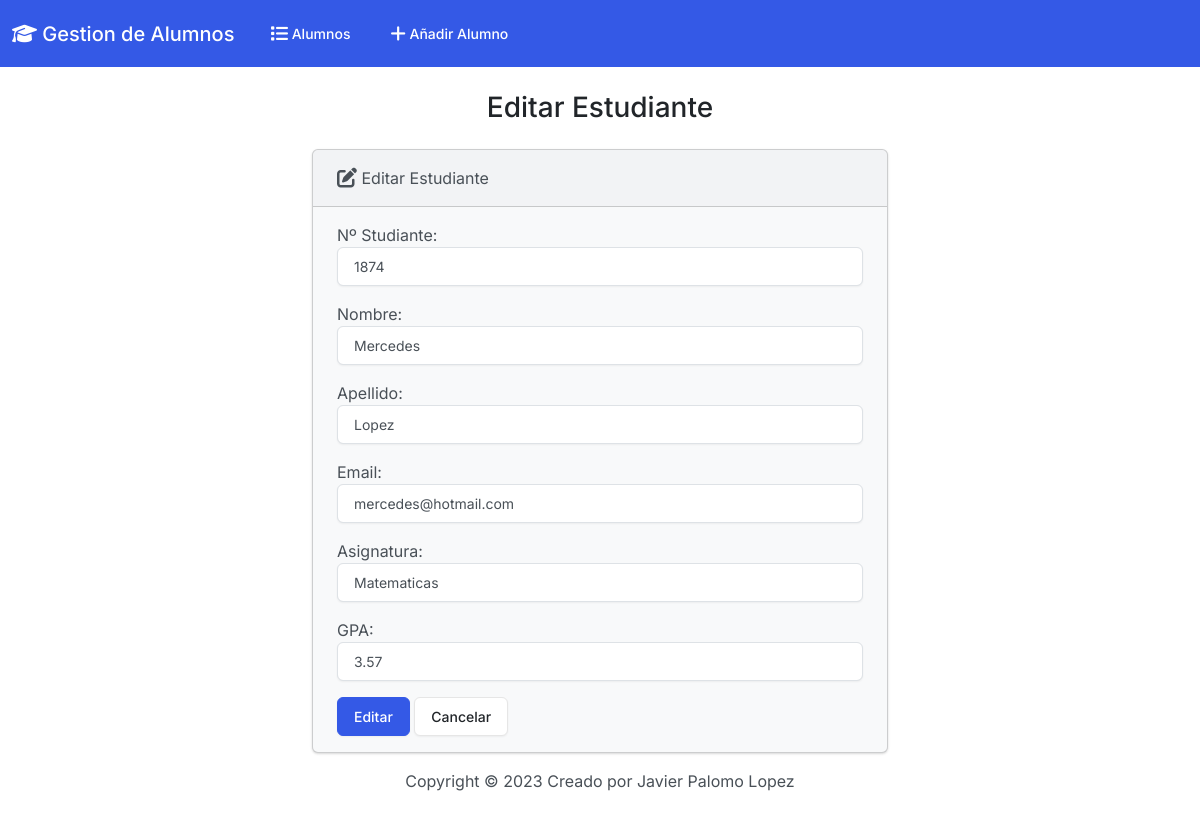
The page /editar/2/ on the database its author committed.
### students/models.py (models this page shows, shortened)
class Student(models.Model):
    student_number = models.PositiveBigIntegerField()
    first_name = models.CharField(max_length=50)
    last_name = models.CharField(max_length=50)
    email = models.EmailField(max_length=60)
    field_of_student = models.CharField(max_length=50)
    gpa = models.FloatField()

### students/views.py (the view)
# urls.py: path('editar/<int:id>/', views.edit, name='editar'),
def edit(request, id):
    if request.method == 'POST':
        student = Student.objects.get(pk=id)
        form = StudentForm(request.POST, instance=student)
        if form.is_valid():
            form.save()
            return render(request, 'students/edit.html', {
                'form': form,
                'success': True
            })
    else:
        student = Student.objects.get(pk=id)
        form = StudentForm(instance=student)
    return render(request, 'students/edit.html', {
        'form': form
        })

### students/forms.py
class StudentForm(forms.ModelForm):
    class Meta:
        model = Student
        fields = [
            "student_number",
            "first_name",
            "last_name",
            "email",
            "field_of_student",
            "gpa"
        ]
        labels = {
            "student_number": "Nº Studiante",
            "first_name": "Nombre",
            "last_name": "Apellido",
            "email": "Email",
            "field_of_student": "Asignatura",
            "gpa": "GPA",
        }
        widgets = {
            "student_number": forms.NumberInput(attrs={"class": "form-control"}),
            "first_name": forms.TextInput(attrs={"class": "form-control"}),
            "last_name": forms.TextInput(attrs={"class": "form-control"}),
            "email": forms.EmailInput(attrs={"class": "form-control"}),
            "field_of_student": forms.TextInput(attrs={"class": "form-control"}),
            "gpa": forms.NumberInput(attrs={"class": "form-control"})
        }

### students/templates/students/edit.html (shortened to what this page needs)
{% extends "students/base.html" %}
{% block body %}
    <h3 class="text-center m-4">Editar Estudiante</h3>
    {% if success %}
        <div class="alert alert-success" role="alert">
          ¡Se ha Editado el Estudiante Correctamente!
          <a href="{% url 'index' %}" class="alert-link">Ver la Tabla Estudiantes</a>
        </div>
    {% else %}
    <div class="row justify-content-center">
        <div class="col-6">
            <div class="card bg-light mb-3">
                <div class="card-header">
                    <i class="fa-solid fa-pen-to-square fa-lg"></i> Editar Estudiante
                </div></i>
                <div class="card-body">
                    <form action="" method="POST">
                        {{ form.as_p }}
                        <button type="submit" class="btn btn-primary">Editar</button>
                        <a href="{% url 'index' %}" class="btn btn-secondary">Cancelar</a>
                    </form>
                </div>
              </div>
        </div>
    </div>
{% endif %}
{% endblock %}

### rows shown on the page
Student: student_number "1874", first_name "Mercedes", last_name "Lopez", email "mercedes@hotmail.com", field_of_student "Matematicas", gpa "3.57"
